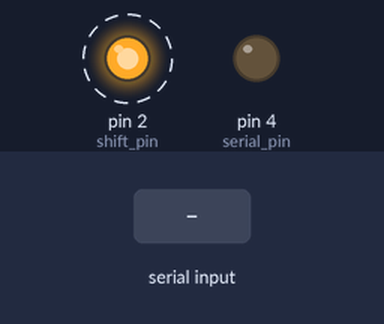
Simulated run of this sketch. Board: Arduino Uno, built with avr-gcc and run on an emulated ATmega328P. Parts: output pins drawn as LEDs (lit = HIGH). Dashed ring = blinking. The inputs (shaded band) are chosen by the test bench. Pins used as bus, display or sensor lines are not drawn.

Above: at 1.25 s.
1.3 s: "1" received over Serial
At 1.45 s:
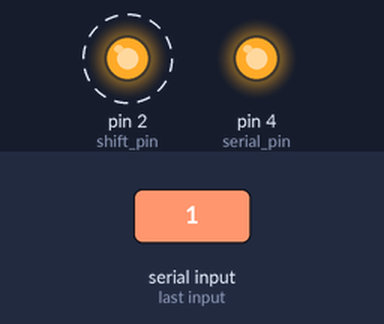
4.3 s: "0" received over Serial
At 4.65 s:
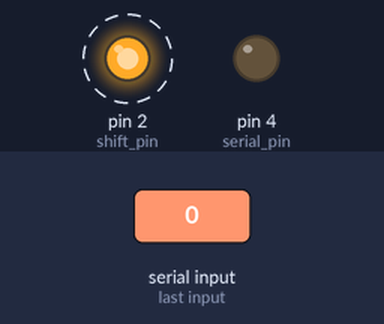
7.3 s: "2" received over Serial
At 7.65 s:
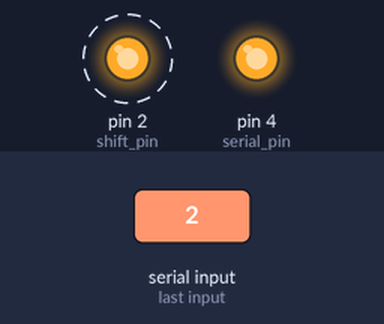
Timing chart, 0 to 16.3 s (numbered marks = the images above; inputs shaded):
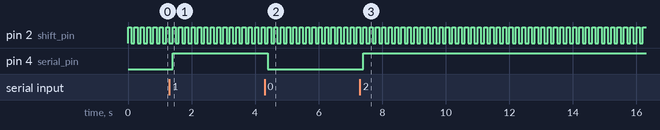

The sketch:

tester.ino
```cpp
char latch_pin =3;
char shift_pin = 2;
char serial_pin = 4;
int cont=0;
void setup(){
  pinMode(latch_pin,OUTPUT);
  pinMode(shift_pin,OUTPUT);
  pinMode(serial_pin,OUTPUT);
  PORTD =0;
  Serial.begin(9600);
}
int dilei=100;
void loop(){
  if (Serial.available()){
    digitalWrite(serial_pin,((Serial.read() =='0') ? 0 : 1));
  }
  cont++;
  digitalWrite(latch_pin,HIGH);
  digitalWrite(shift_pin,HIGH);
  delay(dilei);
  digitalWrite(latch_pin,LOW);
  digitalWrite(shift_pin,LOW);
  delay(dilei);
}
```

Measured:
- after the input at 1.3 s, pin 4 (serial_pin): LOW → HIGH after 0.10 s
- after the input at 4.3 s, pin 4 (serial_pin): HIGH → LOW after 0.10 s
- after the input at 7.3 s, pin 4 (serial_pin): LOW → HIGH after 0.10 s
- by itself, pin 2 (shift_pin): alternates HIGH for 0.10 s and LOW for 0.10 s
